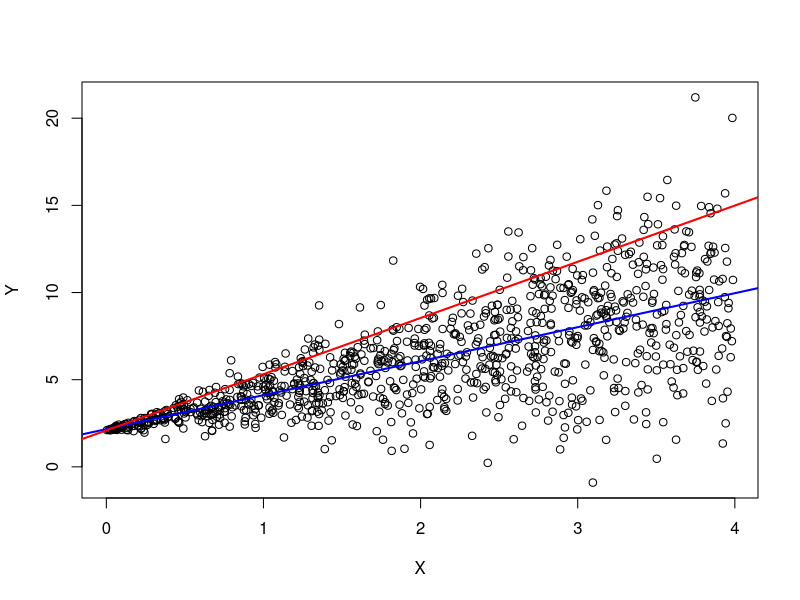

The R source for this figure: (Note: this script raises an error after producing the figure.)
library(ggplot2)
library(dplyr)
library(patchwork)
library(quantreg)


# primo esempio (solo per chiarire) -----------------------------------------------------------
n = 1000
sig=1
beta0 = 2.1
beta1 = 2
set.seed(12345)
X = runif(n, 0, 4)

#heteroskedastic error
eps <- X*rnorm(n,sd=sig) 
Y = beta0 + beta1*X + eps

beta0.90=beta0
# True slope of the .90 quantile function
beta1.90 = beta1 + qnorm(.90,sd=sig) 
beta1.90
library(quantreg)  
fit.90 = rq(Y ~ X, tau = .90)
summary(fit.90)

plot(X,Y)
abline(lm(Y~X), lwd=2, col="blue")
abline(rq(Y~X,tau=.9), lwd=2, col="red")

#lapply(seq(0.1, 0.9, by=0.1), function(tt) abline(rq(Y~X, tau=tt)))


# errore nella rq ---------------------------------------------------------
simulazione_rq <- function(n = 100, u_sigma = 0.75, tt=.9) {
  varX = 2
  varU = u_sigma
  varZ = 1
  x = as.matrix(rnorm(n, 3, varX), ncol = 1) # Unobservable variable
  z = as.matrix(rnorm(n, 5, varZ), ncol = 1) # Measurable variable (without any error)
  u = as.matrix(rnorm(n, 0, varU), ncol = 1) # Measurement error
  w = x + u                                  # Variable measuring X (with error)
  eps = x[1:n, 1] * rnorm(n, 0, 1)           # Heteroskedastic error
  
  b0 = 2
  bx = 1
  bz = 3
  y = b0 + bx * x[1:n, 1] + bz * z[1:n, 1] + eps
  dat = data.frame(y = y,
                   w = w,
                   z = z,
                   x = x)
  
 # tt = .9
  # modxz = rq(y ~ x + z, data = dat, tau = tt)
  # summary(modxz)
  
  modwz = rq(y ~ w + z, data = dat, tau = tt)
  summary(modwz)
  modwz
}

#true parameters
set.seed(123)
varX = 2
varZ = 1
n=100
x = as.matrix(rnorm(n, 3, varX), ncol = 1) # variabile non osservabile
z = as.matrix(rnorm(n, 5, varZ), ncol = 1) # variabile osservabile senza errore

b0 = 2
bx = 1
bz = 3

eps = x[1:n, 1] * rnorm(n, 0, 1)
y = b0 + bx * x[1:n, 1] + bz * z[1:n, 1] + eps
dat = data.frame(y = y, z = z)

tt = .9
modxz = rq(y ~ x + z, data = dat, tau = tt)
true_coef=modxz$coefficients

#sim
u_sigma <- seq(0, 5, by=0.2)
n_sim <- 1:500
simulazione <- expand.grid(n_sim = n_sim, u_sigma = u_sigma)

simulazione_lista <- lapply(1:nrow(simulazione), 
                            function(x) simulazione_rq(n=100, u_sigma=simulazione[x, ]$u_sigma , tt=.9))


simulazione$beta0=sapply(simulazione_lista, function(x) coef(x)[1])
simulazione$betaW=sapply(simulazione_lista, function(x) coef(x)[2])
simulazione$betaZ=sapply(simulazione_lista, function(x) coef(x)[3])


#ora funziona ma così è lentissimo perchè faccio il bootstrap più volte
#simulazione$beta0_se = sapply(simulazione_lista, function(x) summary(x,se = "boot")$coefficients[,2][1])
#simulazione$betaW_se = sapply(simulazione_lista, function(x) summary(x,se = "boot", bsmethod= "xy",R = 400)$coefficients[,2][2])
#simulazione$betaZ_se = sapply(simulazione_lista, function(x) summary(x,se = "boot", bsmethod= "xy",R = 400)$coefficients[,2][3])

se <- parallel::mclapply(simulazione_lista, function(x) summary(x,se = "boot"),
                         mc.cores = parallel::detectCores()-1)
#se <- lapply(simulazione_lista, function(x) summary(x,se = "boot"))    

simulazione$beta0_se = sapply(se, function(x) x$coefficients[,2][1])
simulazione$betaW_se = sapply(se, function(x) x$coefficients[,2][2])
simulazione$betaZ_se = sapply(se, function(x) x$coefficients[,2][3])

x_bound=3

beta0 <- simulazione %>% 
  group_by(u_sigma) %>% 
  summarise(beta0_mean = mean(beta0), 
            beta0_min = min(beta0), 
            beta0_max = max(beta0)) %>% 
  ggplot() + 
  geom_ribbon(aes(x= u_sigma, 
                  ymin = beta0_min, 
                  ymax = beta0_max), fill="gray80") +
  geom_line(aes(u_sigma, beta0_mean)) +
  geom_hline(yintercept=true_coef[1], linetype="dotted") +
  theme_minimal() +
  xlab("Variance of Measurement Error") +
  ylab("Beta 0") +
  ggtitle("Beta 0") +
  xlim(c(0, x_bound))

betaW <- simulazione %>% 
  group_by(u_sigma) %>% 
  summarise(betaW_mean = mean(betaW), 
            betaW_min = min(betaW), 
            betaW_max = max(betaW)) %>% 
  ggplot() + 
  geom_ribbon(aes(x= u_sigma, 
                  ymin = betaW_min, 
                  ymax = betaW_max), fill="gray80") +
  geom_line(aes(u_sigma, betaW_mean)) +
  geom_hline(yintercept=true_coef[2], linetype="dotted") +
  theme_minimal() +
  xlab("Variance of Measurement Error") +
  ylab("Beta W") +
  ggtitle("Beta W")+
  xlim(c(0, x_bound))

betaZ <- simulazione %>% 
  group_by(u_sigma) %>% 
  summarise(betaZ_mean = mean(betaZ), 
            betaZ_min = min(betaZ), 
            betaZ_max = max(betaZ)) %>% 
  ggplot() + 
  geom_ribbon(aes(x= u_sigma, 
                  ymin = betaZ_min, 
                  ymax = betaZ_max), fill="gray80") +
  geom_line(aes(u_sigma, betaZ_mean)) +
  geom_hline(yintercept=true_coef[3], linetype="dotted") +
  theme_minimal() +
  xlab("Variance of Measurement Error") +
  ylab("Beta Z") +
  ggtitle("Beta Z")+
  xlim(c(0, x_bound))


beta0 | betaW | betaZ


# plot SE - not working ---------------------------------------------------
beta0_se <- simulazione %>%
  group_by(u_sigma) %>%
  summarise(beta0_se_mean = mean(beta0_se),
            beta0_se_min = min(beta0_se),
            beta0_se_max = max(beta0_se)) %>%
  ggplot() +
  geom_ribbon(aes(x= u_sigma,
                  ymin = beta0_se_min,
                  ymax = beta0_se_max), fill="gray80") +
  geom_line(aes(u_sigma, beta0_se_mean)) +
  theme_minimal() +
  xlab("Varianza Errore di Misura") +
  ylab("Beta 0 SE") +
  ggtitle("Beta 0 SE") +
  xlim(c(0, 1))

betaW_se <- simulazione %>%
  group_by(u_sigma) %>%
  summarise(betaW_se_mean = mean(betaW_se),
            betaW_se_min = min(betaW_se),
            betaW_se_max = max(betaW_se)) %>%
  ggplot() +
  geom_ribbon(aes(x= u_sigma,
                  ymin = betaW_se_min,
                  ymax = betaW_se_max), fill="gray80") +
  geom_line(aes(u_sigma, betaW_se_mean)) +
  theme_minimal() +
  xlab("Varianza Errore di Misura") +
  ylab("Beta W SE") +
  ggtitle("Beta W SE") +
  xlim(c(0, 1))

betaZ_se <- simulazione %>%
  group_by(u_sigma) %>%
  summarise(betaZ_se_mean = mean(betaZ_se),
            betaZ_se_min = min(betaZ_se),
            betaZ_se_max = max(betaZ_se)) %>%
  ggplot() +
  geom_ribbon(aes(x= u_sigma,
                  ymin = betaZ_se_min,
                  ymax = betaZ_se_max), fill="gray80") +
  geom_line(aes(u_sigma, betaZ_se_mean)) +
  theme_minimal() +
  xlab("Varianza Errore di Misura") +
  ylab("Beta Z SE") +
  ggtitle("Beta Z SE") +
  xlim(c(0, 1))


beta0_se | betaW_se | betaZ_se


# errore nelle stime per diversi quantili ---------------------------------

u_sigma <- 1
n_sim <- 1:500
tt = seq(0.1,0.9,0.1)
simulazione_2 <- expand.grid(n_sim = n_sim, tt = tt)

simulazione_lista <- lapply(1:nrow(simulazione_2), 
                            function(x) simulazione_rq(n=100, tt=simulazione_2[x, ]$tt , u_sigma =1))


simulazione_2$beta0=sapply(simulazione_lista, function(x) coef(x)[1])
simulazione_2$betaW=sapply(simulazione_lista, function(x) coef(x)[2])
simulazione_2$betaZ=sapply(simulazione_lista, function(x) coef(x)[3])

true_par=matrix(0,ncol=length(tt),nrow=3)
set.seed(123)
varX = 2
varZ = 1
n=100
x = as.matrix(rnorm(n, 3, varX), ncol = 1) # variabile non osservabile
z = as.matrix(rnorm(n, 5, varZ), ncol = 1) # variabile osservabile senza errore
b0 = 2
bx = 1
bz = 3
eps = x[1:n, 1] * rnorm(n, 0, 1)
y = b0 + bx * x[1:n, 1] + bz * z[1:n, 1] + eps
dat = data.frame(y = y, z = z)
for(i in 1:length(tt)){

  modxz = rq(y ~ x + z, data = dat, tau = tt[i])
  true_par[,i]=modxz$coefficients
}

#boxplot delle simulazioni, sarebbe carino aggiungere ai vari boxplot
#il valore "reale" del parametro come allocato in true_par

beta0q <- simulazione_2 %>%  
  group_by(tt) %>%  
  ggplot(aes(x=tt,y=beta0,color=tt,group=tt)) + 
  geom_boxplot()+
  theme_minimal() +
  xlab("Quantiles") +
  ylab(" ")+
  ggtitle("Beta 0")

betaZq <- simulazione_2 %>%  
  group_by(tt) %>%  
  ggplot(aes(x=tt,y=betaW,color=tt,group=tt)) + 
  geom_boxplot()+
  theme_minimal() +
  xlab("Quantiles") +
  ylab(" ")+
  ggtitle("Beta Z")

betaWq <- simulazione_2 %>%  
  group_by(tt) %>%  
  ggplot(aes(x=tt,y=betaW,color=tt,group=tt)) + 
  geom_boxplot()+
  theme_minimal() +
  xlab("Quantiles") +
  ylab(" ")+
  ggtitle("Beta W")

beta0q | betaWq | betaZq
